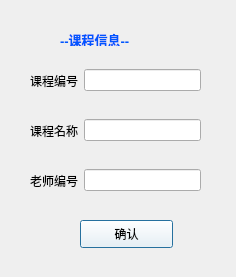
<?xml version="1.0" encoding="UTF-8"?>
<ui version="4.0">
 <class>Dialog</class>
 <widget class="QDialog" name="Dialog">
  <property name="geometry">
   <rect>
    <x>0</x>
    <y>0</y>
    <width>236</width>
    <height>277</height>
   </rect>
  </property>
  <property name="windowTitle">
   <string>Dialog</string>
  </property>
  <widget class="QPushButton" name="pushButton">
   <property name="geometry">
    <rect>
     <x>80</x>
     <y>220</y>
     <width>93</width>
     <height>28</height>
    </rect>
   </property>
   <property name="styleSheet">
    <string notr="true">background-color: rgb(255, 255, 255);</string>
   </property>
   <property name="text">
    <string>确认</string>
   </property>
  </widget>
  <widget class="QWidget" name="horizontalLayoutWidget">
   <property name="geometry">
    <rect>
     <x>30</x>
     <y>60</y>
     <width>171</width>
     <height>41</height>
    </rect>
   </property>
   <layout class="QHBoxLayout" name="horizontalLayout">
    <item>
     <widget class="QLabel" name="label_2">
      <property name="text">
       <string>课程编号</string>
      </property>
     </widget>
    </item>
    <item>
     <widget class="QLineEdit" name="class_ID_Edit"/>
    </item>
   </layout>
  </widget>
  <widget class="QWidget" name="horizontalLayoutWidget_2">
   <property name="geometry">
    <rect>
     <x>30</x>
     <y>110</y>
     <width>171</width>
     <height>41</height>
    </rect>
   </property>
   <layout class="QHBoxLayout" name="horizontalLayout_2">
    <item>
     <widget class="QLabel" name="label">
      <property name="text">
       <string>课程名称</string>
      </property>
     </widget>
    </item>
    <item>
     <widget class="QLineEdit" name="class_name_Edit"/>
    </item>
   </layout>
  </widget>
  <widget class="QWidget" name="horizontalLayoutWidget_3">
   <property name="geometry">
    <rect>
     <x>30</x>
     <y>160</y>
     <width>171</width>
     <height>41</height>
    </rect>
   </property>
   <layout class="QHBoxLayout" name="horizontalLayout_3">
    <item>
     <widget class="QLabel" name="label_3">
      <property name="text">
       <string>老师编号</string>
      </property>
     </widget>
    </item>
    <item>
     <widget class="QLineEdit" name="te_ID_Edit"/>
    </item>
   </layout>
  </widget>
  <widget class="QLabel" name="label_4">
   <property name="geometry">
    <rect>
     <x>60</x>
     <y>30</y>
     <width>111</width>
     <height>16</height>
    </rect>
   </property>
   <property name="font">
    <font>
     <pointsize>10</pointsize>
     <weight>75</weight>
     <bold>true</bold>
    </font>
   </property>
   <property name="text">
    <string>&lt;html&gt;&lt;head/&gt;&lt;body&gt;&lt;p&gt;&lt;span style=&quot; color:#0055ff;&quot;&gt;--课程信息--&lt;/span&gt;&lt;/p&gt;&lt;/body&gt;&lt;/html&gt;</string>
   </property>
  </widget>
 </widget>
 <resources/>
 <connections/>
</ui>
